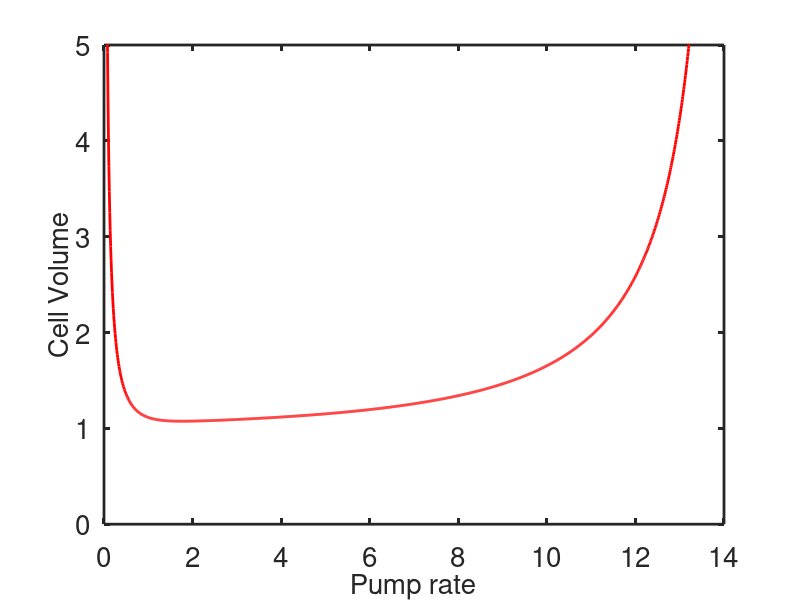
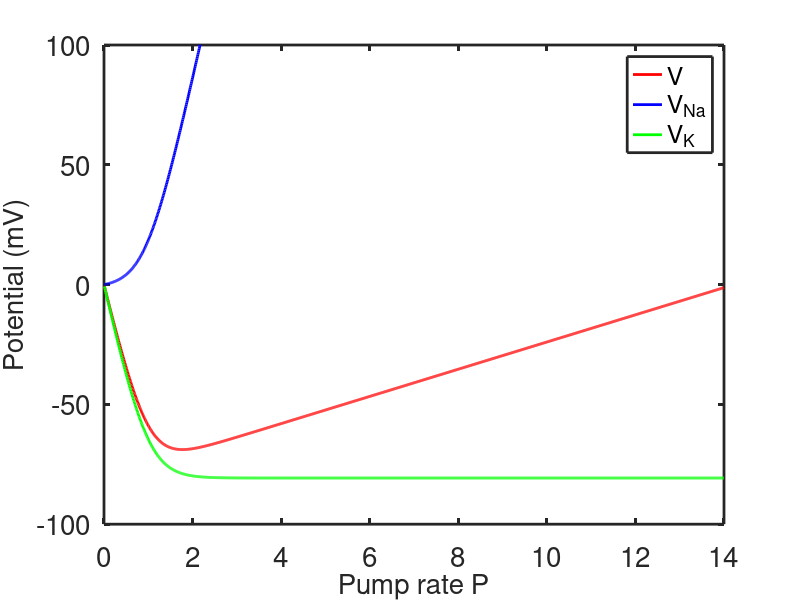
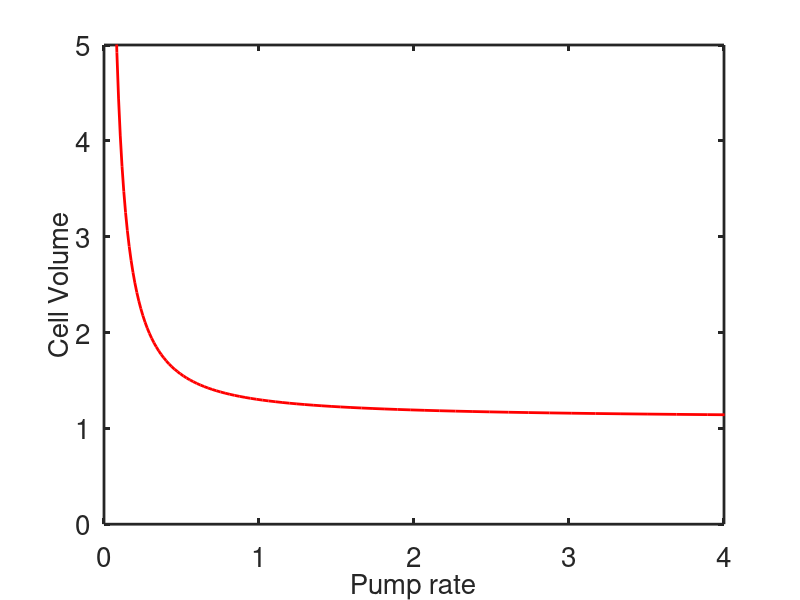
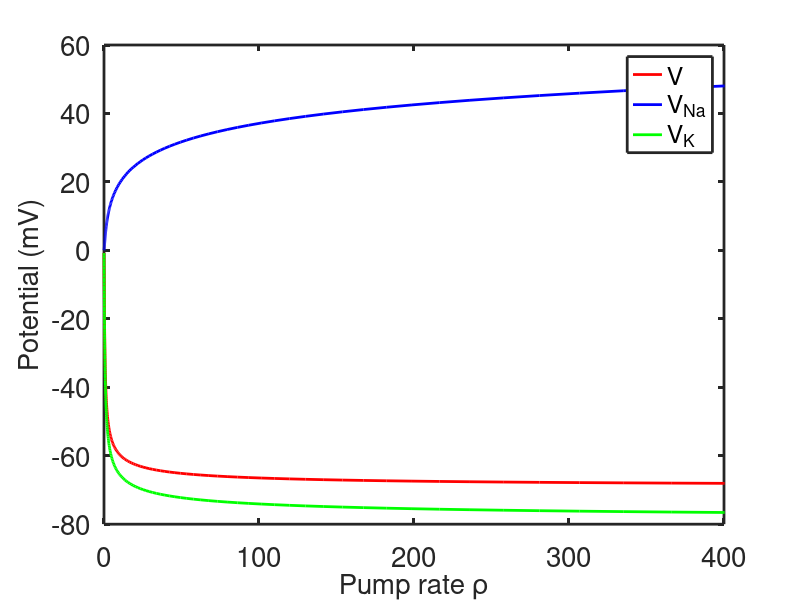

Source code (MATLAB) for these figures, in order:
%this file makes plots for the original pump-leak model
set(0,                           ...
   'defaultaxesfontsize', 20,   ...
   'defaultaxeslinewidth', 2.0, ...
   'defaultlinelinewidth', 2.0); 
  
%set parameter values
Ne = 437;
Ke = 20;
gamma = 0.11;
zx = -1;
RTbyF = 25.8;

p = [0.01:.01:14];  %pump rate values could go to 14.3

alpha = (Ne*exp(-3*p)+Ke*exp(2*p*gamma))/(Ne+Ke);
 
 
mu=(1 + sqrt(-alpha*zx^2 + zx^2 + alpha))./(2*(1 - alpha));
y = (-zx+sqrt(zx^2+4*alpha.*mu.^2))./(2*alpha.*mu);


v= -RTbyF*log(y);
 vna = RTbyF*(3*p-log(y));
 vk = RTbyF*(-2*p*gamma-log(y));
figure(1)
plot(p,mu,'r','linewidth',2)
axis([0 14 0 5])
xlabel('Pump rate','fontsize',20)
ylabel('Cell Volume','fontsize',20)
 
figure(2)
plot(p,v,'r',p,vna,'b',p,vk,'g','linewidth',2)
legend('V','V_{Na}','V_K','fontsize',18)
xlabel('Pump rate P','fontsize',20)
ylabel('Potential (mV)','fontsize',20)
axis([0 14 -100 100])
 

% Now the modified model with P = rho u^3

u = y.*exp(-3*p);

rho=p./ u.^3;
% plot everything as a function of rho
 
figure(3)
plot(rho,mu,'r','linewidth',2)
axis([0 4  0 5])
xlabel('Pump rate','fontsize',20)
ylabel('Cell Volume','fontsize',20)
 
 figure(4)
plot(rho,v,'r',rho,vna,'b',rho,vk,'g','linewidth',2)
legend('V','V_{Na}','V_K','fontsize',18)
xlabel('Pump rate \rho','fontsize',20)
ylabel('Potential (mV)','fontsize',20)
 axis([0 400 -80 60])
 

 
